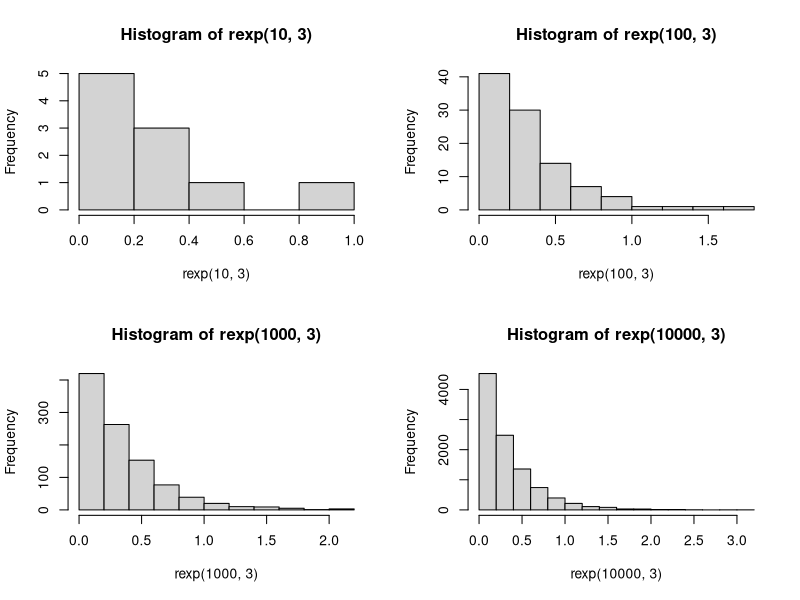

Reproduce this figure in R.
#5a
dexp(3)

#5b 
par(mfrow = c(2,2))
set.seed(1)
hist(rexp(10, 3))
set.seed(1)
hist(rexp(100, 3))
set.seed(1)
hist(rexp(1000, 3))
set.seed(1)
hist(rexp(10000, 3))

#5c
mean(rexp(100, 3))
#we can also use (1/lambda) to get result mean
var(rexp(100, 3))
#the variance result can also define by square(mean)